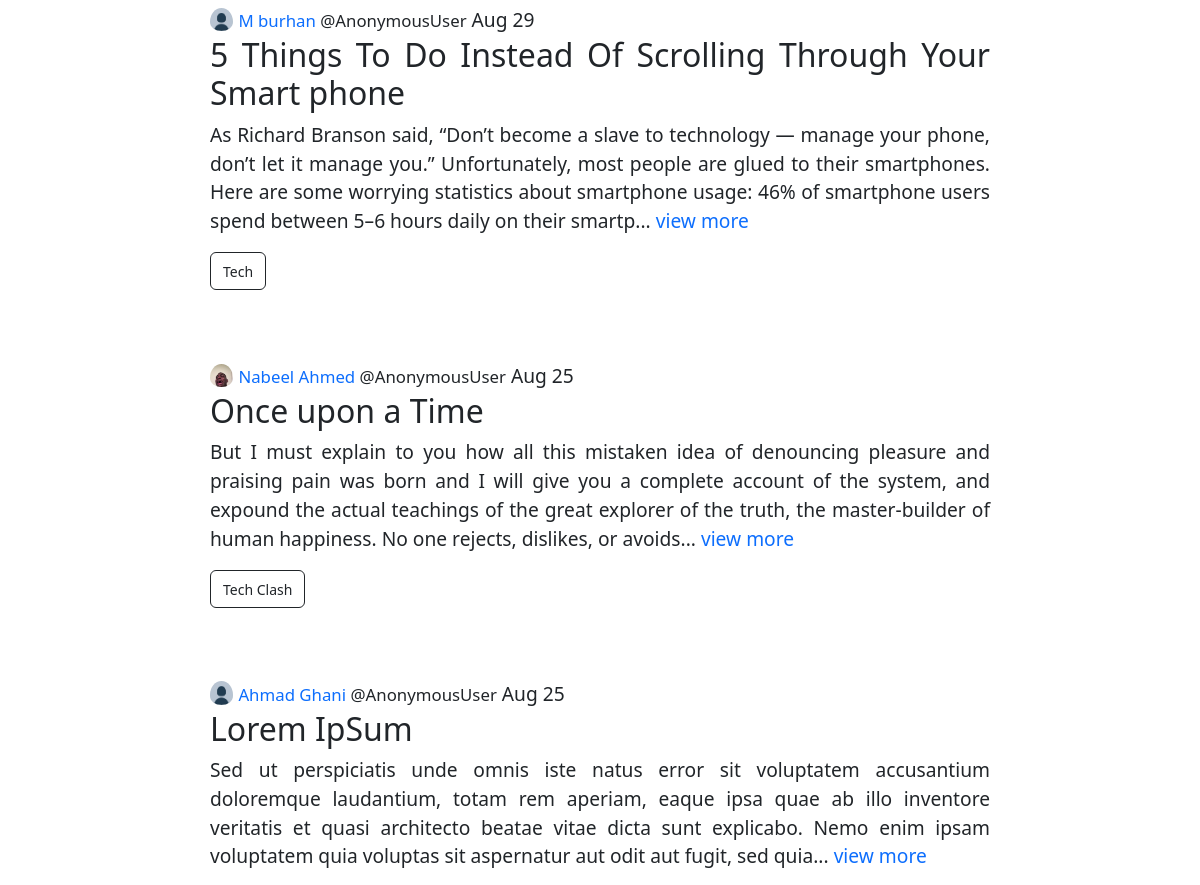
The app's page / (middle part), older data.
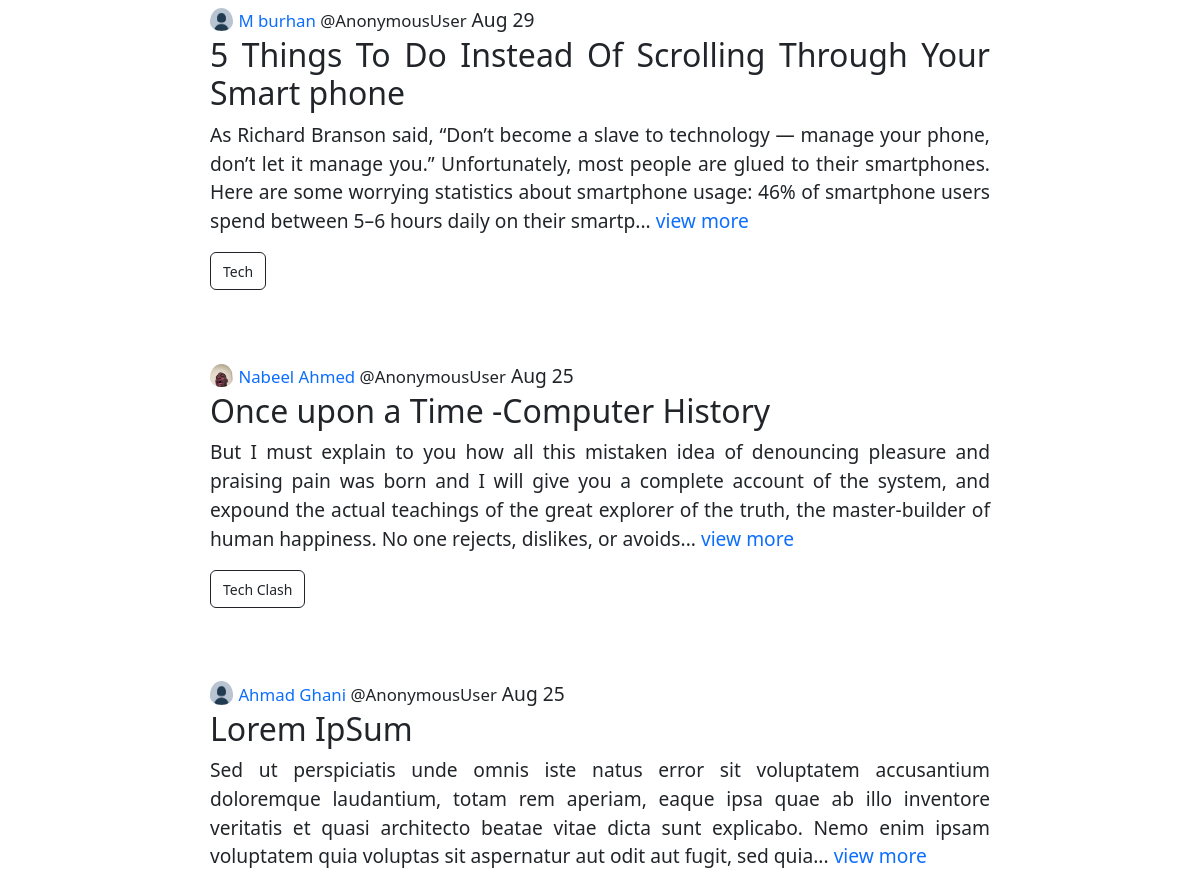
The same page, newer data.
### base/models.py (models this page shows, shortened)
class Blog(models.Model):
    title = models.CharField(max_length=200, null=False)
    author = models.ForeignKey(User, on_delete=models.CASCADE, null=True)
    topic = models.ForeignKey(Topic, on_delete=models.SET_NULL, null=True)
    body = models.TextField()
    updated = models.DateTimeField(auto_now=True)
    created = models.DateTimeField(auto_now_add=True)
    def __str__(self) -> str:
        return self.body[0:300]
    class Meta:
        ordering = ['-created', '-updated']

class Profile(models.Model):
    full_name = models.CharField(max_length=200, null=True)
    bio = models.TextField()
    user = models.OneToOneField(User, on_delete=models.CASCADE)
    avatar = models.ImageField(upload_to='avatar/', default='avatar/default.jpg',null=True)

class Topic(models.Model):
    name = models.CharField(max_length=200, null=True)
    def __str__(self) -> str:
        return self.name

### base/views.py (the view)
# urls.py: path("", views.home, name='home'),
def home(request):
    q = request.GET.get('q') if request.GET.get('q') != None else ''
    if q != '':
        topic = Topic.objects.filter(name=q)
        print(topic)
        blogs = Blog.objects.filter(topic=topic[0:1])
    else:
        blog = blogs = Blog.objects.filter()
    context = {
        'blogs' : blogs
    }
    return render(request, 'base/home.html', context)

### base/templates/base/home.html (shortened to what this page needs)
{% extends 'main.html' %} {% block content %}
    {% include 'base/blog_component.html' %}
{% endblock content %}

### base/templates/base/blog_component.html (shortened to what this page needs)
{% for blog in blogs %}
<div class="container blog-container">
    <img
        class="blog-profile"
        src="{{ blog.author.profile.avatar.url }}"
        alt="profile-img"
    />
    <small>
        <a href="{% url 'user-profile' blog.author.id %}"
            >{{blog.author.profile.full_name}}</a
        >
    </small>
    <small>@{{user}}</small>
    <span>{{blog.created| date:"M j"}}</span>
    <h2>{{blog.title}}</h2>
    <p>{{blog}}... <a href="{% url 'blog' blog.id %}">view more</a></p>
    <div class="row">
        <div class="col-10">
            <a
                class="btn btn-outline-dark"
                href="{% url 'home' %}?q={{ blog.topic}}"
                ><small>{{blog.topic}}</small></a
            >
        </div>
        <div class="col-2">
        </div>
    </div>
</div>
{% endfor %}

Row changes from the older to the newer data that the page shows:
changed Blog "Nabeel Ahmed": title "Once upon a Time" → "Once upon a Time -Computer History"
